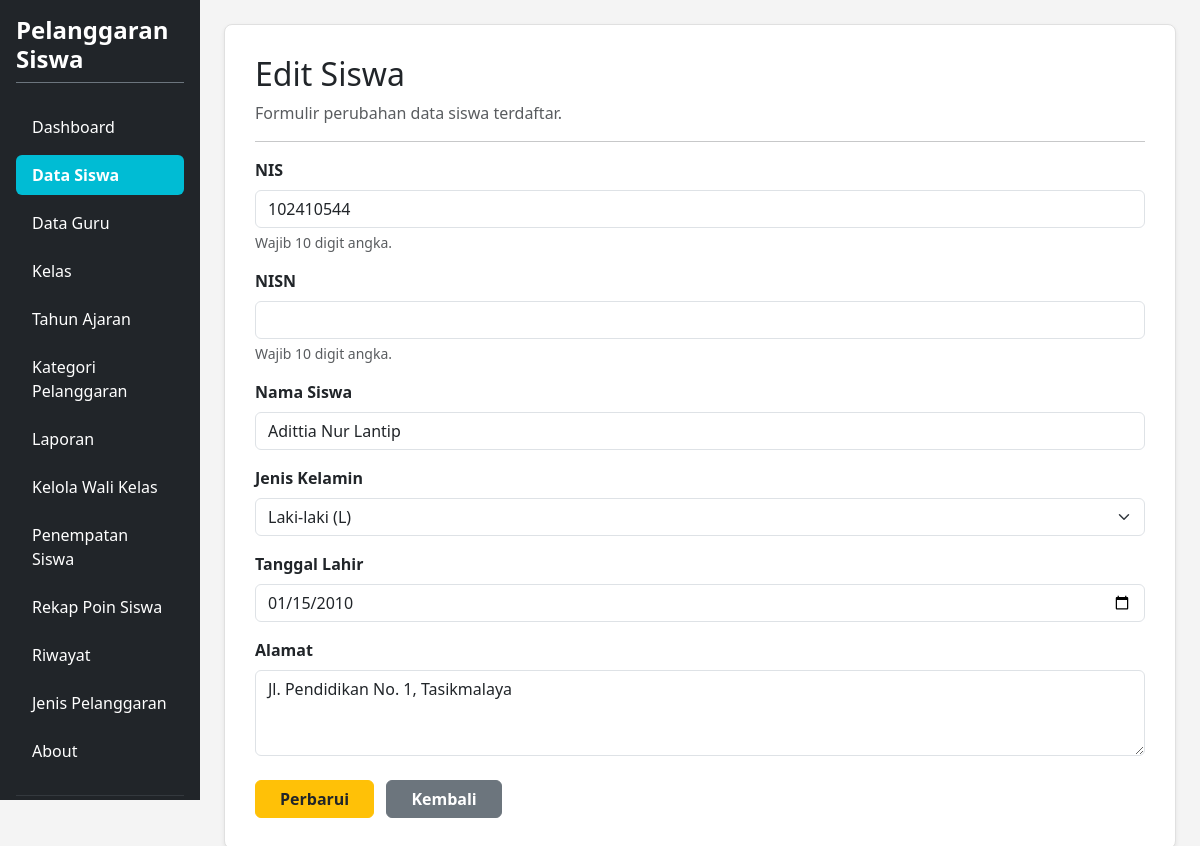
The app's page /edit_siswa.php?id=1 (signed in) with its own data.
### tables this page shows
CREATE TABLE `t_siswa` (
  `id` int(11) NOT NULL,
  `nis` varchar(30) NOT NULL,
  `nama` varchar(150) NOT NULL,
  `kelas_id` int(11) DEFAULT NULL,
  `jenis_kelamin` char(1) NOT NULL,
  `tanggal_lahir` date NOT NULL,
  `alamat` text NOT NULL,
  `status_aktif` tinyint(1) NOT NULL,
  `created_at` timestamp NOT NULL DEFAULT current_timestamp(),
  `updated_at` timestamp NOT NULL DEFAULT current_timestamp()
);

### edit_siswa.php (the view, shortened to what this page needs)
<?php
$db_connection = $conn ?? $koneksi ?? mysqli_connect("localhost", "root", "", "db_ukk_2026");
$id = $_GET['id'] ?? 0;
$check_nis = mysqli_query($db_connection, "SHOW COLUMNS FROM t_siswa LIKE 'nis'");
$kolom_nis = (mysqli_num_rows($check_nis) > 0) ? 'nis' : 'nip';
$query_get = "SELECT *, $kolom_nis AS nis_val FROM t_siswa WHERE id = '$id' LIMIT 1";
$result_get = mysqli_query($db_connection, $query_get);
$siswa = mysqli_fetch_assoc($result_get);
?>
<!DOCTYPE html>
<html lang="id">
<head>
    <link href="https://cdn.jsdelivr.net/npm/bootstrap@5.3.8/dist/css/bootstrap.min.css" rel="stylesheet">
</head>
<body>
<div class="container-fluid d-flex p-0" style="min-height: 100vh;">
    <div class="row flex-grow-1 g-0 w-100">
        <?php include "layout/sidebar.php"; ?>
        <main class="col-md-9 col-lg-10 p-4">
            <div class="content-card shadow-sm">
                <div class="mb-3">
                    <h2>Edit Siswa</h2>
                    <p class="text-muted mb-0">Formulir perubahan data siswa terdaftar.</p>
                </div>
                <hr>
                <form action="" method="POST">
                    <div class="mb-3">
                        <label for="nis" class="form-label fw-bold">NIS</label>
                        <input type="text" class="form-control" id="nis" name="nis"
                               value="<?= htmlspecialchars($siswa['nis_val'] ?? '') ?>"
                               maxlength="10" pattern="[0-9]{10}" inputmode="numeric"
                               oninput="this.value = this.value.replace(/[^0-9]/g, '').slice(0, 10);"
                               autocomplete="off" required>
                        <div class="form-text">Wajib 10 digit angka.</div>
                    </div>
                    <div class="mb-3">
                        <label for="nisn" class="form-label fw-bold">NISN</label>
                        <input type="text" class="form-control" id="nisn" name="nisn"
                               value="<?= htmlspecialchars($siswa['nisn'] ?? '') ?>"
                               maxlength="10" pattern="[0-9]{10}" inputmode="numeric"
                               oninput="this.value = this.value.replace(/[^0-9]/g, '').slice(0, 10);"
                               autocomplete="off" required>
                        <div class="form-text">Wajib 10 digit angka.</div>
                    </div>
                    <div class="mb-3">
                        <label for="nama" class="form-label fw-bold">Nama Siswa</label>
                        <input type="text" class="form-control" id="nama" name="nama" value="<?= htmlspecialchars($siswa['nama'] ?? '') ?>" placeholder="Contoh: Alya Putri" autocomplete="off" required>
                    </div>
                    <div class="mb-3">
                        <label for="jenis_kelamin" class="form-label fw-bold">Jenis Kelamin</label>
                        <select class="form-select" id="jenis_kelamin" name="jenis_kelamin" required>
                            <option value="L" <?= (($siswa['jenis_kelamin'] ?? '') == 'L') ? 'selected' : '' ?>>Laki-laki (L)</option>
                        </select>
                    </div>
                    <div class="mb-3">
                        <label for="tanggal_lahir" class="form-label fw-bold">Tanggal Lahir</label>
                        <input type="date" class="form-control" id="tanggal_lahir" name="tanggal_lahir" value="<?= htmlspecialchars($siswa['tanggal_lahir'] ?? '') ?>" required>
                    </div>
                    <div class="mb-3">
                        <label for="alamat" class="form-label fw-bold">Alamat</label>
                        <textarea class="form-control" id="alamat" name="alamat" rows="3" placeholder="Contoh: Jl. Pendidikan No. 1" required><?= htmlspecialchars($siswa['alamat'] ?? '') ?></textarea>
                    </div>
                    <div class="mt-4">
                        <button type="submit" name="submit" class="btn btn-warning fw-semibold px-4 text-dark">Perbarui</button>
                        <a href="kelola_siswa.php" class="btn btn-secondary fw-semibold px-4 ms-2">Kembali</a>
                    </div>
                </form>
            </div>
        </main>
    </div>
</div>
</body>
</html>

### edit_siswa.php (style rules this page uses)
body { background-color: #f4f4f4; overflow-x: hidden; margin: 0; }
.content-card { background-color: #ffffff; border: 1px solid #e0e0e0; border-radius: 8px; padding: 30px; box-shadow: 0 2px 5px rgba(0,0,0,0.05); }

### records on screen
t_siswa: nis "102410544", nama "Adittia Nur Lantip", jenis_kelamin "Laki-laki (L)", tanggal_lahir "01/15/2010", alamat "Jl. Pendidikan No. 1, Tasikmalaya"
